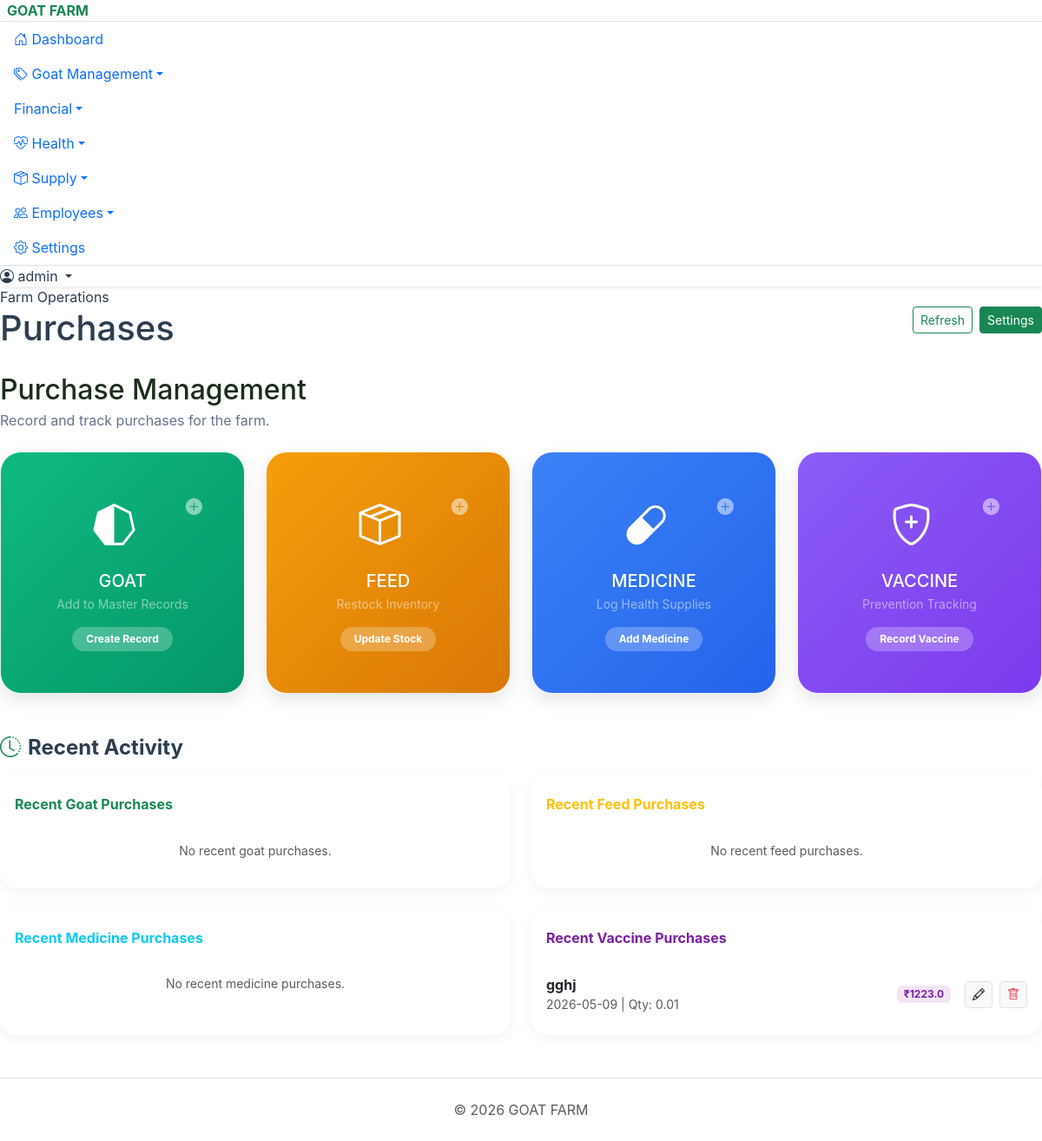
Before: /purchases (signed in) with the older database file.
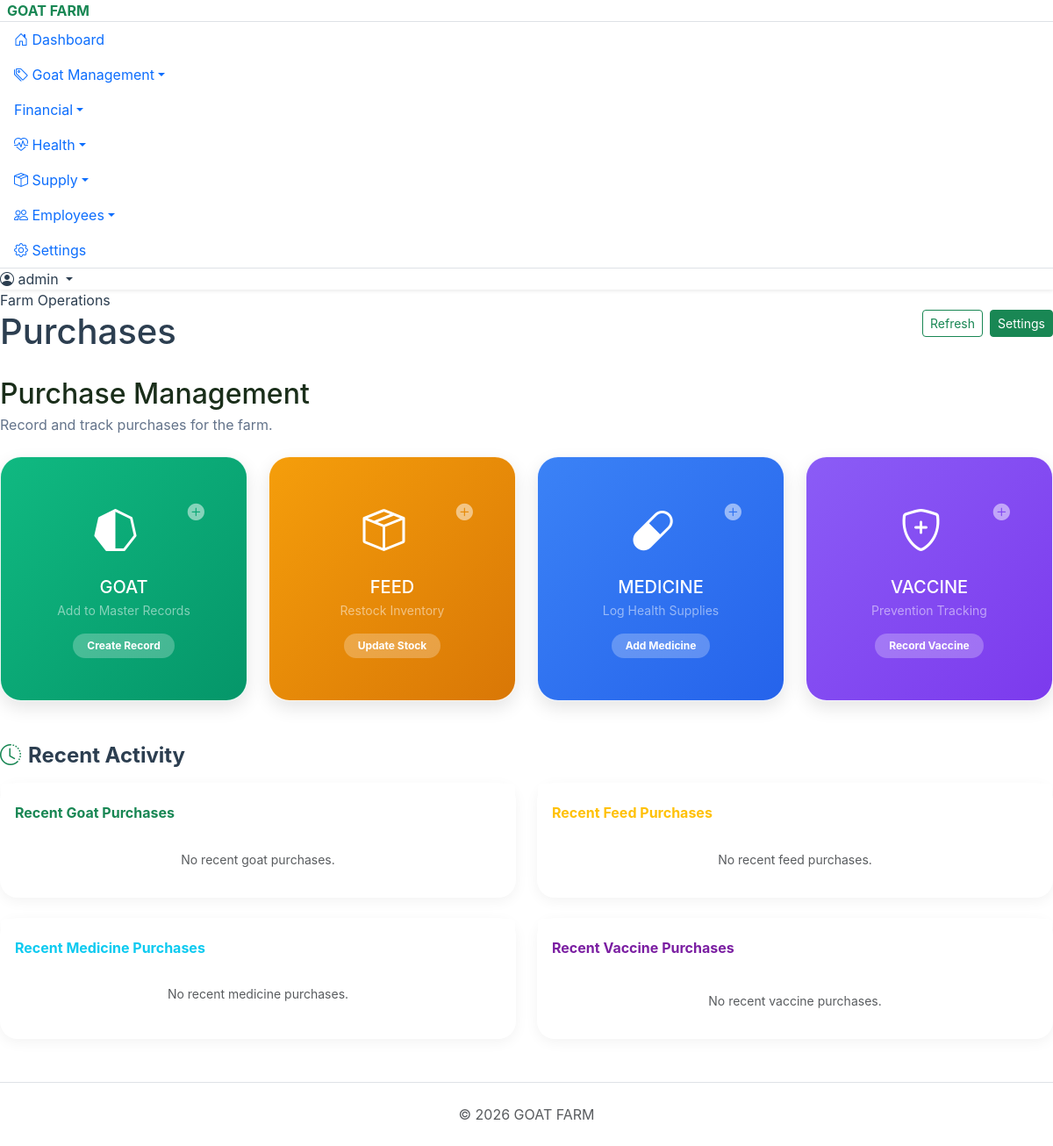
After: the same page with the newer database file.
### tables this page shows
CREATE TABLE vaccine_purchases (
                id INTEGER PRIMARY KEY AUTOINCREMENT,
                vaccine_name TEXT NOT NULL,
                quantity REAL NOT NULL,
                cost REAL NOT NULL,
                purchase_date DATE NOT NULL,
                supplier TEXT
            );

### Project_goatfarm.py (the view)
@app.route('/purchases')
def purchases():
    db = get_db()
    recent_goats = db.execute('SELECT * FROM purchases ORDER BY purchase_date DESC LIMIT 5').fetchall()
    recent_feed = db.execute('SELECT * FROM feed_purchases ORDER BY purchase_date DESC LIMIT 5').fetchall()
    recent_meds = db.execute('SELECT * FROM medicine_purchases ORDER BY purchase_date DESC LIMIT 5').fetchall()
    recent_vacs = db.execute('SELECT * FROM vaccine_purchases ORDER BY purchase_date DESC LIMIT 5').fetchall()
    return render_template('purchases.html', goats=recent_goats, feed=recent_feed, meds=recent_meds, vacs=recent_vacs)

### Project_goatfarm.py (called while the page is built)
def get_db():
    conn = sqlite3.connect(DB_FILE)
    conn.row_factory = sqlite3.Row
    return conn

@app.before_request
def require_login():
    allowed_routes = ['login', 'static', 'register', 'verify_otp', 'goats', 'goat_detail']
    if request.endpoint not in allowed_routes and 'user_id' not in session:
        return redirect(url_for('login'))

### templates/purchases.html (shortened to what the changed rows need)
{% extends 'layout.html' %}
{% block content %}
<div class="page-header mb-4 d-flex justify-content-between align-items-center">
    <div>
        <h2 class="fw-800 text-dark mb-1">Purchase Management</h2>
    </div>
</div>
<div class="row g-4">
    <div class="col-md-6">
        <div class="card border-0 h-100">
            <div class="card-body">
                {% if vacs %}
                <ul class="list-group list-group-flush">
                    {% for v in vacs %}
                    <li class="list-group-item d-flex justify-content-between align-items-center px-0">
                        <div>
                            <span class="fw-bold">{{ v.vaccine_name }}</span>
                            <div class="small text-muted">{{ v.purchase_date }} | Qty: {{ v.quantity }}</div>
                        </div>
                        <div class="d-flex align-items-center gap-2">
                            <span class="badge me-2" style="background: #f3e5f5; color: #7b1fa2;">₹{{ v.cost }}</span>
                            <a href="{{ url_for('vac_purchase_edit', id=v.id) }}" class="btn btn-sm btn-light border" title="Edit"><i class="bi bi-pencil"></i></a>
                            <form action="{{ url_for('vac_purchase_delete', id=v.id) }}" method="POST" class="d-inline m-0" onsubmit="return confirm('Delete this vaccine purchase?');">
                                <button type="submit" class="btn btn-sm btn-light border text-danger" title="Delete"><i class="bi bi-trash"></i></button>
                            </form>
                        </div>
                    </li>
                    {% endfor %}
                </ul>
                {% else %}
                <div class="text-muted small text-center py-3">No recent vaccine purchases.</div>
                {% endif %}
            </div>
        </div>
    </div>
</div>
{% endblock %}

Changed rows visible on the page:
removed vaccine_purchases: vaccine_name "gghj", purchase_date "2026-05-09", quantity "0.01", cost "1223.0"
Other visible differences:
text now shown: "No recent vaccine purchases."
